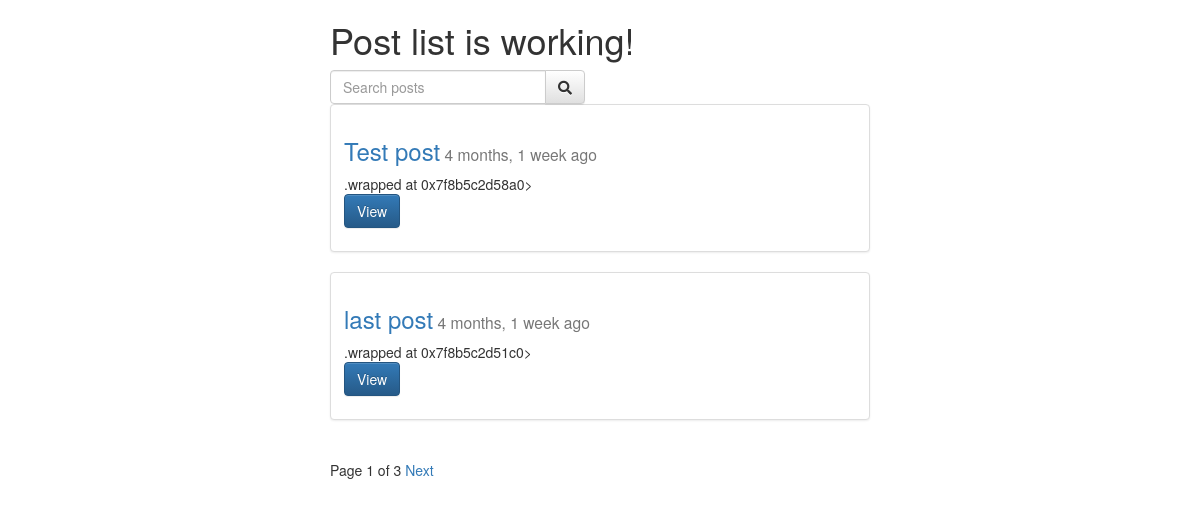
/posts/, run on the app's committed database.
### posts/models.py (models this page shows, shortened)
class Post(models.Model):
    user = models.ForeignKey(settings.AUTH_USER_MODEL, default=1)
    title = models.CharField(max_length=255)
    slug = models.SlugField(unique=True)
    image = models.ImageField(upload_to=upload_location,
            null=True,
            blank=True,
            width_field="width_field",
            height_field="height_field")
    height_field = models.IntegerField(default=0)
    width_field = models.IntegerField(default=0)
    content = models.TextField()
    draft = models.BooleanField(default=False)
    publish = models.DateField(auto_now=False, auto_now_add=False)
    updated = models.DateTimeField(auto_now=True, auto_now_add=False)
    timestamp = models.DateTimeField(auto_now=False, auto_now_add=True)
    objects = PostManager()
    def get_absolute_url(self):
        return reverse("posts:detail", kwargs={"slug": self.slug})
    def get_markdown(self):
        content = self.content
        markdown_text = markdown(content)
        return mark_safe(markdown_text)

### posts/views.py (the view, shortened to what this page needs)
def post_list(request):
    today = timezone.now().date()
    queryset_list = Post.objects.active() # filter(draft=False).filter(publish__lte=timezone.now()) #all().order_by("-timestamp")
    if request.user.is_staff or not request.user.is_superuser:
        queryset_list = Post.objects.all()
    query = request.GET.get("q")
    paginator = Paginator(queryset_list, 2)
    page_request_var = "page"
    page = request.GET.get(page_request_var)
    try:
        queryset = paginator.page(page)
    except PageNotAnInteger:
        queryset = paginator.page(1)
    except EmptyPage:
        queryset = paginator.page(paginator.num_pages)
    context = {
        "object_list": queryset,
        "title": "Post list is working!",
        "page_request_var": page_request_var,
        "today": today,
    }
    return render(request, "post_list.html", context)

### posts/models.py (called while the page is built)
    def active(self, *args, **kwargs):
        return super(PostManager, self).filter(draft=False).filter(publish__lte=timezone.now())

### templates/post_list.html (shortened to what this page needs)
{% extends "base.html" %}
{% block content %}
<div class="col-sm-6 col-sm-offset-3">
  <h1>{{ title }}</h1>
  <form class="row" method="GET" action="">
    <div class="col-sm-6">
      <div class="input-group">
        <input class="form-control" type="text" name="q" placeholder="Search posts" value="{{ request.GET.q }}">
        <span class="input-group-btn">
          <button class="btn btn-default" type="submit"><i class="fa fa-search"></i></button>
        </span>
    </div>
  </div>
  </form>
  {% for obj in object_list %}
    <div class="row">
      <div class="col-sm-12">
        <div class="thumbnail">
          <div class="caption post-detail-item">
            <h3>
              <a href='{{ obj.get_absolute_url }}'>{{ obj.title }}</a><small> {{ obj.publish | timesince }} ago</small>
            </h3>
            {{ obj.get_markdown|safe }}
            <p><a href="{{ obj.get_absolute_url }}" class="btn btn-primary" role="button">View</a></p>
          </div>
        </div>
      </div>
    </div>
  {% endfor %}
  <div class="pagination">
    <span class="step-links">
      <span class="current">
        Page {{ object_list.number }} of {{ object_list.paginator.num_pages }}
      </span>
      {% if object_list.has_next %}
        <a href="?{{ page_request_var }}={{ object_list.next_page_number }}{% if request.GET.q %}&q={{ request.GET.q }}{% endif %}">Next</a>
      {% endif %}
    </span>
  </div>
</div>
{% endblock content %}

### data on the page
Post: title "Test post", publish "4 months, 1 week", get_markdown ".wrapped at 0x7f8b5c2d58a0>"
Post: title "last post", publish "4 months, 1 week", get_markdown ".wrapped at 0x7f8b5c2d51c0>"

### other printed values
{{ title }} "Post list is working!"
{{ object_list.number }} "1"
{{ object_list.paginator.num_pages }} "3"
